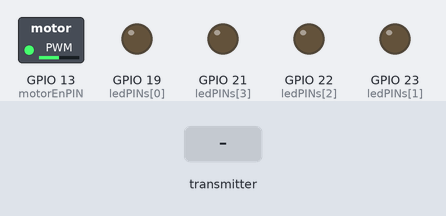
Simulated run of this program. Board: ESP32. Parts: switched loads named in the program (green lamp = pin HIGH), output pins drawn as LEDs (lit = HIGH). The test bench sets the inputs (shaded band).

Above: at 1.2 s.
1.3 s: the transmitter starts sending moveDirection = -100
At 2.5 s:
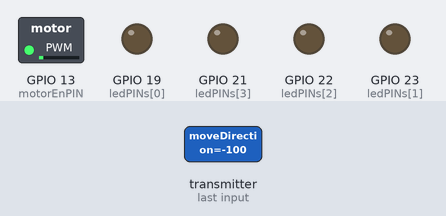
2.8 s: the transmitter starts sending speed = 4095
At 3.8 s:
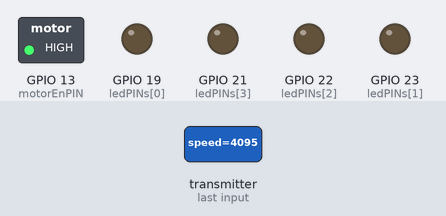
4.3 s: the transmitter starts sending speed = 0
At 4.9 s:
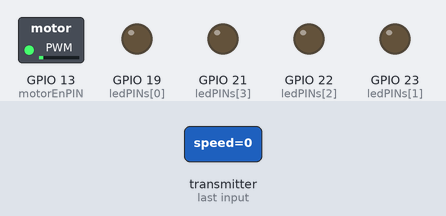
Timing chart, 0 to 7.3 s (numbered marks = the images above; inputs shaded):
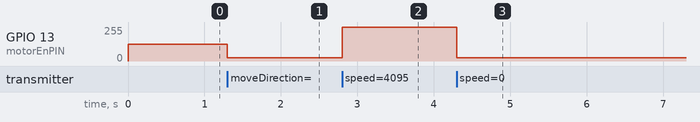

Measured:
- after the input at 1.3 s, GPIO 13 (motorEnPIN): 127/255 → 26/255 at once
- after the input at 2.8 s, GPIO 13 (motorEnPIN): 26/255 → 255/255 at once
- after the input at 4.3 s, GPIO 13 (motorEnPIN): 255/255 → 26/255 at once

The program:

main.cpp
```cpp
#include <Arduino.h>
#include <driver/mcpwm.h>

#include "CommsController.h"
#include "HrdwrController.h"

#define DEBUG 0

void setup()
{
    if( DEBUG )
    {
        Serial.begin( 115200 );
    }

    CommsController::setup();

    HrdwrController::setup();
}

void loop()
{
    if(
        (
            CommsController::getRecievedMsg().moveDirection != 0 ||
            CommsController::getRecievedMsg().rotation != 0
        )
        &&
        millis() - CommsController::getLastTimeRcvdMsg() > 600
    )
    {
        CommsController::setRecievedMsg( 0, 0, 2047 );

        HrdwrController::controlLEDs( CommsController::getRecievedMsg() );
    }
}
```

CommsController.h
```cpp
#pragma once
#include <Arduino.h>
#include <esp_now.h>
#include <WiFi.h>

#include "msgStruct.h"
#include "HrdwrController.h"

namespace CommsController
{
    /*
    *   CommsController public functions
    */

    /**
    * @brief   Getter for recievedMsg variable
    */
    msgStruct getRecievedMsg();

    /**
    * @brief   Getter for lastTimeRcvdMsg variable
    */
    unsigned long getLastTimeRcvdMsg();

    /**
    * @brief   Setter for lastTimeRcvdMsg variable
    */
    void setRecievedMsg( int8_t moveDirection,
                         int8_t rotation,
                         uint16_t speed );

    /**
    * @brief   Enable and setup ESP NOW communication
    */
    esp_err_t setup();

    /**
    * @brief   Callback function called on recieved packet from controller
    */
    void onDataRecieved( const uint8_t * macAddress, const uint8_t *recievedData, int length );

}
```

HrdwrController.h
```cpp
#pragma once
#include <Arduino.h>
#include <driver/mcpwm.h>

#include "CommsController.h"


namespace HrdwrController
{
    /*
    *   HrdwrController public functions
    */

    /**
    * @brief   Setup control over hardware pheripherals
    */
    void setup();

    /**
    * @brief   Change which LEDs are active
    */
    void controlLEDs( msgStruct msg );
}
```

msgStruct.h
```cpp
#pragma once
#include <Arduino.h>

struct msgStruct
{
    // 0 stop, 1 forward, -1 backward
    int8_t moveDirection;

    // 0 no rotation, 1 right, -1 left
    int8_t rotation;

    // 0 to 4095
    uint16_t speed;
};

bool operator!=( const msgStruct& a, const msgStruct& b );

bool areSpeedsMatching( uint16_t speed1, uint16_t speed2, uint16_t interval );

void copyMsg( msgStruct& from, msgStruct& to );
```

CommsController.cpp
```cpp
#include "CommsController.h"

namespace
{
    /*
    *   CommsController private variables
    */

    const uint8_t macAdressRobotCar[] = { 0x7C, 0x87, 0xCE, 0xF8, 0xCA, 0xE8 };
    const uint8_t macAdressController[] = { 0x94, 0xE6, 0x86, 0xA8, 0x61, 0x24 };

    esp_now_peer_info_t espNowPeerInfo;

    msgStruct recievedMsg;

    unsigned long lastTimeRcvdMsg;


    /*
    *   CommsController private functions
    */

    void setupDefalutMsgValues()
    {
        lastTimeRcvdMsg = 0;

        CommsController::setRecievedMsg( 0, 0, 2047 );
    }

    esp_err_t setupWiFi()
    {
        WiFi.mode( WIFI_STA );

        return esp_now_init();
    }

    esp_err_t setupEspNow()
    {
        memcpy( espNowPeerInfo.peer_addr, macAdressController, 6 );
        espNowPeerInfo.channel = 0;
        espNowPeerInfo.encrypt = false;

        return esp_now_add_peer(&espNowPeerInfo );
    }
}


/*
* CommsController public function definitions
*/

msgStruct CommsController::getRecievedMsg()
{
    return recievedMsg;
}

unsigned long CommsController::getLastTimeRcvdMsg()
{
    return lastTimeRcvdMsg;
}

void CommsController::setRecievedMsg( int8_t moveDirection, int8_t rotation, uint16_t speed )
{
    recievedMsg.moveDirection = moveDirection;
    recievedMsg.rotation = rotation;
    recievedMsg.speed = speed;
}

esp_err_t CommsController::setup()
{
    setupDefalutMsgValues();

    esp_err_t resultSetupWiFi = setupWiFi();
    esp_err_t resultSetupEspNow = setupEspNow();
    esp_err_t resultRegisterRecievCb = esp_now_register_recv_cb( onDataRecieved );

    if ( resultSetupWiFi + resultSetupEspNow + resultRegisterRecievCb == ESP_OK )
    {
        return ESP_OK;
    }
    else
    {
        return ESP_FAIL;
    }
}

void CommsController::onDataRecieved( const uint8_t *macAddress, const uint8_t *recievedData, int length )
{
    memcpy( &recievedMsg, recievedData, sizeof( recievedMsg ) );

    lastTimeRcvdMsg = millis();

    HrdwrController::controlLEDs( recievedMsg );
}
```

HrdwrController.cpp
```cpp
#include "HrdwrController.h"

namespace
{
    /*
    *   HrdwrController private variables
    */

    // IN1, IN2, IN3, IN4
    const uint8_t ledPINs[ 4 ] = { 19, 23, 22, 21 };

    const uint8_t motorEnPIN = 13;
    const uint32_t pwmFreq = 5000; // Hz
    const float dutyCycleMin = 10.0f;


    /*
    *   HrdwrController private functions
    */

    void setupMcpwm()
    {
        mcpwm_gpio_init( MCPWM_UNIT_0, MCPWM0A, motorEnPIN );

        mcpwm_config_t pwm_config;
        pwm_config.frequency = pwmFreq;
        pwm_config.cmpr_a = 0;
        pwm_config.cmpr_b = 0;
        pwm_config.counter_mode = MCPWM_UP_COUNTER;
        pwm_config.duty_mode = MCPWM_DUTY_MODE_0;

        mcpwm_init( MCPWM_UNIT_0, MCPWM_TIMER_0, &pwm_config );
    }

    void driveForward()
    {
        digitalWrite( ledPINs[ 0 ], HIGH );
        digitalWrite( ledPINs[ 1 ], LOW );
        digitalWrite( ledPINs[ 2 ], HIGH );
        digitalWrite( ledPINs[ 3 ], LOW );
    }

    void driveBackward()
    {
        digitalWrite( ledPINs[ 0 ], LOW );
        digitalWrite( ledPINs[ 1 ], HIGH );
        digitalWrite( ledPINs[ 2 ], LOW );
        digitalWrite( ledPINs[ 3 ], HIGH );
    }

    void turnLeft()
    {
        digitalWrite( ledPINs[ 0 ], HIGH );
        digitalWrite( ledPINs[ 1 ], LOW );
        digitalWrite( ledPINs[ 2 ], LOW );
        digitalWrite( ledPINs[ 3 ], HIGH );
    }

    void turnRight()
    {
        digitalWrite( ledPINs[ 0 ], LOW );
        digitalWrite( ledPINs[ 1 ], HIGH );
        digitalWrite( ledPINs[ 2 ], HIGH );
        digitalWrite( ledPINs[ 3 ], LOW );
    }

    void stop()
    {
        digitalWrite( ledPINs[ 0 ], LOW );
        digitalWrite( ledPINs[ 1 ], LOW );
        digitalWrite( ledPINs[ 2 ], LOW );
        digitalWrite( ledPINs[ 3 ], LOW );
    }
}

void HrdwrController::setup()
{
    for ( int i = 0;
          i < ( sizeof( ledPINs ) / sizeof(*ledPINs ) );
          i++ )
    {
        pinMode( ledPINs[ i ], OUTPUT );
        digitalWrite( ledPINs[ i ], LOW );
    }

    setupMcpwm();

    controlLEDs( CommsController::getRecievedMsg() );
}

void HrdwrController::controlLEDs( msgStruct msg )
{
    float dutyCycle = ( msg.speed / 4095.0f ) * 100.0f;

    if( dutyCycle < dutyCycleMin )
    {
        dutyCycle = dutyCycleMin;
    }

    if( msg.rotation == 0 )
    {
        switch( msg.moveDirection )
        {
            case 0:
                stop();
                break;

            case 1:
                driveForward();
                break;

            case -1:
                driveBackward();
                break;
        }
    }
    else
    {
        switch( msg.rotation )
        {
            case 1:
                turnRight();
                break;

            case -1:
                turnLeft();
                break;
        }
    }

    mcpwm_set_duty( MCPWM_UNIT_0, MCPWM_TIMER_0, MCPWM_OPR_A, dutyCycle );
}
```

msgStruct.cpp
```cpp
#include "msgStruct.h"

bool operator!=( const msgStruct& a, const msgStruct& b )
{
    return a.moveDirection != b.moveDirection
           ||
           a.rotation != b.rotation
           ||
           !areSpeedsMatching( a.speed, b.speed, 50 );
}

bool areSpeedsMatching( uint16_t speed1, uint16_t speed2, uint16_t interval )
{
    uint16_t diff = speed1 > speed2 ? speed1 - speed2 : speed2 - speed1;

    return diff <= interval;
}

void copyMsg( msgStruct& from, msgStruct& to )
{
    to.moveDirection = from.moveDirection;
    to.rotation = from.rotation;
    to.speed = from.speed;
}
```
